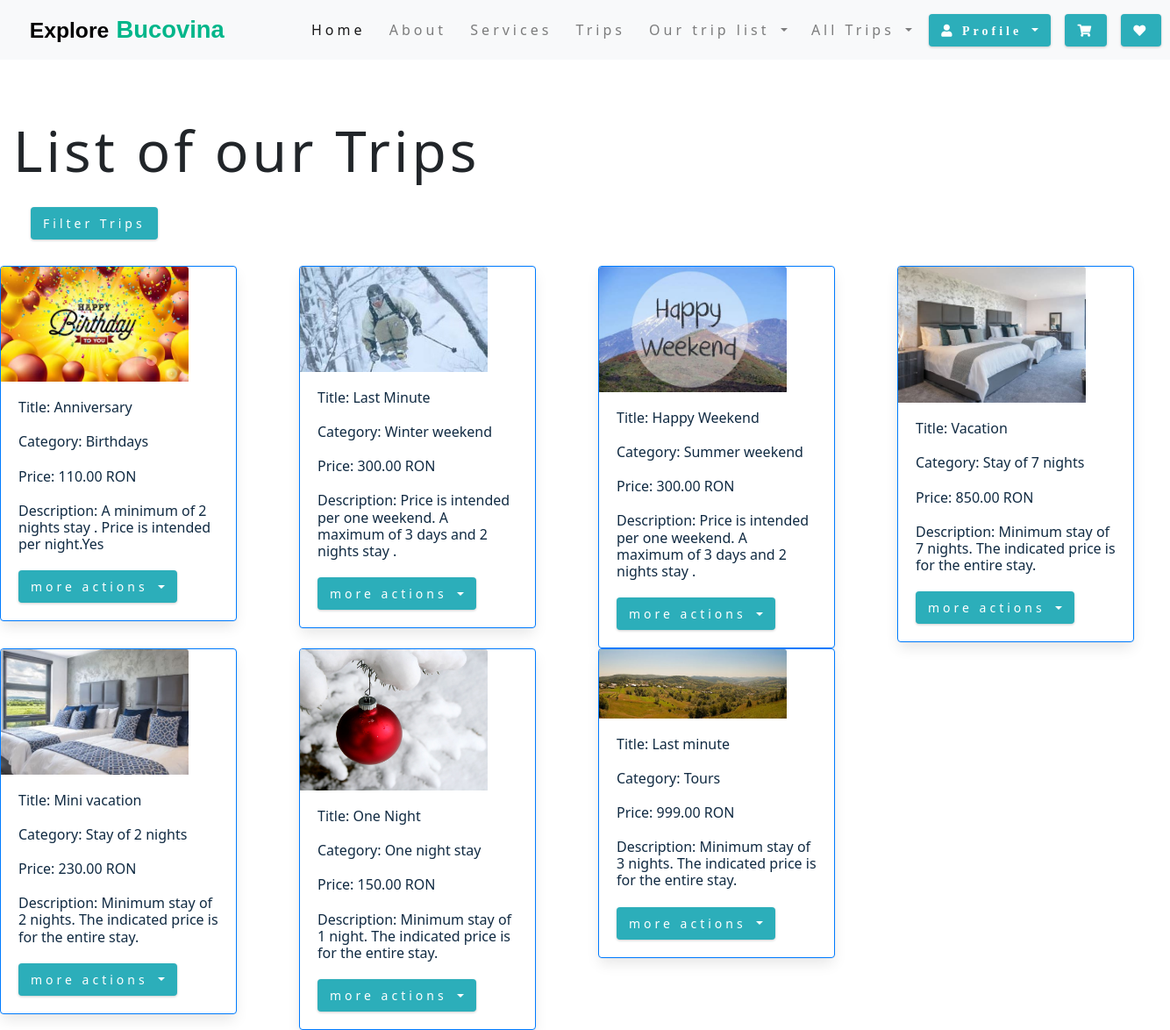
/product/list_products/ (signed in), run on the app's committed database.
### product/models.py (models this page shows)
class Product(models.Model):
    category = models.ForeignKey(Category, on_delete=models.CASCADE, null=True)
    title = models.CharField(max_length=50)
    description = models.TextField(max_length=400)
    profile = models.ImageField(upload_to='profile/', null=True)
    price = models.DecimalField(max_digits=5, decimal_places=2)
    in_stock = models.BooleanField(default=True)
    is_active = models.BooleanField(default=True)
    created_at = models.DateTimeField(auto_now_add=True)
    updated_at = models.DateTimeField(auto_now=True)
    def __str__(self):
        return f'{self.title}{self.category}'

### category/models.py (models this page shows)
class Category(models.Model):
    name = models.CharField(max_length=30)
    created_at = models.DateTimeField(auto_now_add=True)
    updated_at = models.DateTimeField(auto_now=True)
    def __str__(self):
        return self.name

### product/views.py (the view)
# urls.py: path('list_products/', views.ProductListView.as_view(), name='list-products'),
class ProductListView(LoginRequiredMixin, ListView):
    template_name = 'product/list_products.html'
    model = Product
    context_object_name = 'all_products'
    def get_queryset(self):
        return Product.objects.all()
    def get_context_data(self, **kwargs):
        context = super().get_context_data(**kwargs)
        get_all_products = Product.objects.all()
        filters = ProductFilter(self.request.GET, queryset=get_all_products)
        context['all_products'] = filters.qs
        context['form_filters'] = filters.form
        return context

### online_store/context_processors.py (called while the page is built)
def get_all_categories(request):
    categories = Category.objects.all()
    return {'categories': categories}

### templates/product/list_products.html (shortened to what this page needs)
{% extends 'base.html' %}
{% load static %}
{% block content %}
    <div class="container-fluid mt-4">
        <br><br>
        <h1>List of our Trips</h1>
        <div class="row">
            <div class="col-md-3">
                <form method="get">
                    <div class="card-body">
                        <button class="btn btn-primary" type="button" data-toggle="collapse"
                                data-target="#collapseWidthExample"
                                aria-expanded="false" aria-controls="collapseWidthExample">
                            Filter Trips
                        </button>
                        <div style="min-height: 10px;">
                        </div>
                    </div>
                </form>
            </div>
            <div class="row">
                {% for product in all_products %}
                    <div class="col-md-3">
                        <div class="card border-primary border-2" style="max-width: 270px; max-height: 700px;">
                            {% if product.profile %}
                                <img src="{{ product.profile.url }}" class="card-img-top" width="200" height="200"
                                     alt="img profile">
                            {% else %}
                                <img src="{% static 'images/tour-6.jpg' %}" class="card-img-top" width="200"
                                     height="200" alt="default image">
                            {% endif %}
                            <div class="card-body">
                                <h6 class="card-text">
                                    <p>Title: {{ product.title }}</p>
                                    <p>Category: {{ product.category }}</p>
                                    <p>Price: {{ product.price }} RON</p>
                                    <p>Description: {{ product.description }}</p>
                                </h6>
                                <div class="dropdown">
                                    <button class="btn btn-info dropdown-toggle" type="button" data-toggle="dropdown"
                                            aria-expanded="false">
                                        more actions
                                    </button>
                                </div>
                            </div>
                        </div>
                    </div>
                {% endfor %}
            </div>
        </div>
    </div>
{% endblock %}

### templates/base.html (shortened to what this page needs)
{% load static %}
<!DOCTYPE html>
<html lang="en">
<head>
    <link rel="stylesheet" href="https://cdnjs.cloudflare.com/ajax/libs/bulma/0.7.5/css/bulma.min.css"
 />
    <link rel="stylesheet" href="https://cdn.jsdelivr.net/npm/bootstrap@4.6.2/dist/css/bootstrap.min.css"
>
    <link rel="stylesheet" href="/static/css/my_style.css" />
    <link rel="stylesheet" href="/static/images" />
    <link rel="stylesheet" href="/static/java_script/my_script.js" />
      <link
      rel="stylesheet"
      href="https://cdnjs.cloudflare.com/ajax/libs/font-awesome/5.12.0/css/all.min.css"
    />
</head>
<body>
{% include 'navbar.html' %}
{% block content %} {% endblock %}
</body>
</html>

### templates/navbar.html (shortened to what this page needs)
{% load static %}
<nav class="navbar navbar-expand-lg navbar-light bg-light">
    <div class="container-fluid">
        <a href={% url 'home_page' %} class="navbar-brand">
            <img src="{% static '/images/logo_e_b.svg' %}" alt="#">
        </a>
        <div class="collapse navbar-collapse" id="navbarSupportedContent">
            <ul class="navbar-nav mx-auto mb-2 mb-lg-0">
                <li class="nav-item">
                    <a class="nav-link active" aria-current="page" href="{% url 'home_page' %}">Home</a>
                </li>
                <li class="nav-item">
                    <a class="nav-link" href="#about">About</a>
                </li>
                <li class="nav-item">
                    <a class="nav-link" href="#services">Services</a>
                </li>
                <li class="nav-item">
                    <a class="nav-link" href="#tours">Trips</a>
                </li>
                {% if user.is_authenticated %}
                    <li class="nav-item dropdown">
                        <a class="nav-link dropdown-toggle" href="#" id="productDropdown" role="button"
                           data-toggle="dropdown" aria-haspopup="true" aria-expanded="false">
                            Our trip list
                        </a>
                    </li>
                    <li class="nav-item dropdown">
                        <a class="nav-link dropdown-toggle" href="#" id="allCategoriesDropdown" role="button"
                           data-toggle="dropdown" aria-haspopup="true" aria-expanded="false">
                            All Trips
                        </a>
                    </li>
                {% endif %}
            </ul>
            {% if user.is_authenticated %}
                <div class="btn-group dropstart">
                    <button type="button" class="btn btn-secondary dropdown-toggle" data-toggle="dropdown"
                            aria-haspopup="true" aria-expanded="false">
                        <i class="fas fa-user"> Profile</i>
                    </button>
                </div>
                <a href="{% url 'cart-list' %}" class="btn btn-outline-primary mx-3">
                    <i class="fas fa-shopping-cart"></i>
                </a>
                <a href="{% url 'wish-list' %}" class="btn btn-danger">
                    <i class="fas fa-heart"></i>
                </a>
            {% else %}
                <div>
                    <a href="{% url 'login' %}" class="btn btn-outline-success">Login</a>
                    <a href="{% url 'create-user' %}" class="btn btn-outline-success">Sign up</a>
                </div>
            {% endif %}
        </div>
    </div>
</nav>

### css/my_style.css (style rules this page uses)
:root { --clr-primary-1: hsl(184, 91%, 17%); --clr-primary-2: hsl(185, 84%, 25%); --clr-primary-3: hsl(185, 81%, 29%); --clr-primary-4: hsl(184, 77%, 34%); --clr-primary-5: hsl(185, 62%, 45%); --clr-primary-6: hsl(185, 57%, 50%); --clr-primary-7: hsl(184, 65%, 59%); --clr-primary-8: hsl(184, 80%, 74%); --clr-primary-9: hsl(185, 94%, 87%); --clr-primary-10: hsl(186, 100%, 94%); --clr-grey-1: hsl(209, 61%, 16%); --clr-grey-2: hsl(211, 39%, 23%); --clr-grey-3: hsl(209, 34%, 30%); --clr-grey-4: hsl(209, 28%, 39%); --clr-grey-5: hsl(210, 22%, 49%); --clr-grey-6: hsl(209, 23%, 60%); --clr-grey-7: hsl(211, 27%, 70%); --clr-grey-8: hsl(210, 31%, 80%); --clr-grey-9: hsl(212, 33%, 89%); --clr-grey-10: hsl(210, 36%, 96%); --clr-white: #fff; --ff-primary: 'Lato', sans-serif; --transition: all 0.3s linear; --spacing: 0.25rem; --radius: 0.5rem; --light-shadow: 0 5px 15px rgba(0, 0, 0, 0.1); --dark-shadow: 0 5px 15px rgba(0, 0, 0, 0.2); }
* { margin: 0; padding: 0; box-sizing: border-box; }
html { scroll-behavior: smooth; }
body { font-family: system-ui, -apple-system, BlinkMacSystemFont, 'Segoe UI', Roboto, Oxygen, Ubuntu, Cantarell, 'Open Sans', 'Helvetica Neue', sans-serif; background: var(--clr-white); line-height: 1.5; font-size: 0.875rem; }
ul { list-style-type: none; }
a { text-decoration: none; }
img:not(.nav-logo) { width: 80%; display: block; }
h1, h2, h3, h4 { letter-spacing: var(--spacing); text-transform: none; line-height: 1.25; margin-bottom: 0.75rem; }
h1 { font-size: 3rem; }
p { margin-bottom: 1.25rem; color: var(--clr-grey-1); }
@media screen and (min-width: 800px) { h1 { font-size: 4rem; } }
@media screen and (min-width: 800px) { body { font-size: 1rem; } }
@media screen and (min-width: 800px) { h1, h2, h3, h4 { line-height: 1; } }
.btn { text-transform: none; background: var(--clr-primary-5); color: var(--clr-white); padding: 0.375rem 0.75rem; letter-spacing: var(--spacing); display: inline-block; transition: var(--transition); font-size: 0.875rem; border: 2px solid transparent; cursor: pointer; box-shadow: 0 1px 3px rgba(0, 0, 0, 0.2); }
.nav-link { align-self: flex-end; display: block; padding: 1rem 2rem; text-transform: none; letter-spacing: var(--spacing); transition: var(--transition); color: var(--clr-grey-8); cursor: pointer; font-size: 1rem; }
@media screen and (min-width: 992px) { .nav-link { padding: 0 0; } }
@media screen and (min-width: 992px) { .nav-link { margin-right: 0.7rem; } }

### data on the page
Product: profile (picture), title "Anniversary", category "Birthdays", price "110.00", description "A minimum of 2 nights stay . Price is intended per night.Yes"
Product: profile (picture), title "Last Minute", category "Winter weekend", price "300.00", description "Price is intended per one weekend. A maximum of 3 days and 2 nights stay ."
Product: profile (picture), title "Happy Weekend", category "Summer weekend", price "300.00", description "Price is intended per one weekend. A maximum of 3 days and 2 nights stay ."
Product: profile (picture), title "Vacation", category "Stay of 7 nights", price "850.00", description "Minimum stay of 7 nights. The indicated price is for the entire stay."
Product: profile (picture), title "Mini vacation", category "Stay of 2 nights", price "230.00", description "Minimum stay of 2 nights. The indicated price is for the entire stay."
Product: profile (picture), title "One Night", category "One night stay", price "150.00", description "Minimum stay of 1 night. The indicated price is for the entire stay."
Product: profile (picture), title "Last minute", category "Tours", price "999.00", description "Minimum stay of 3 nights. The indicated price is for the entire stay."
